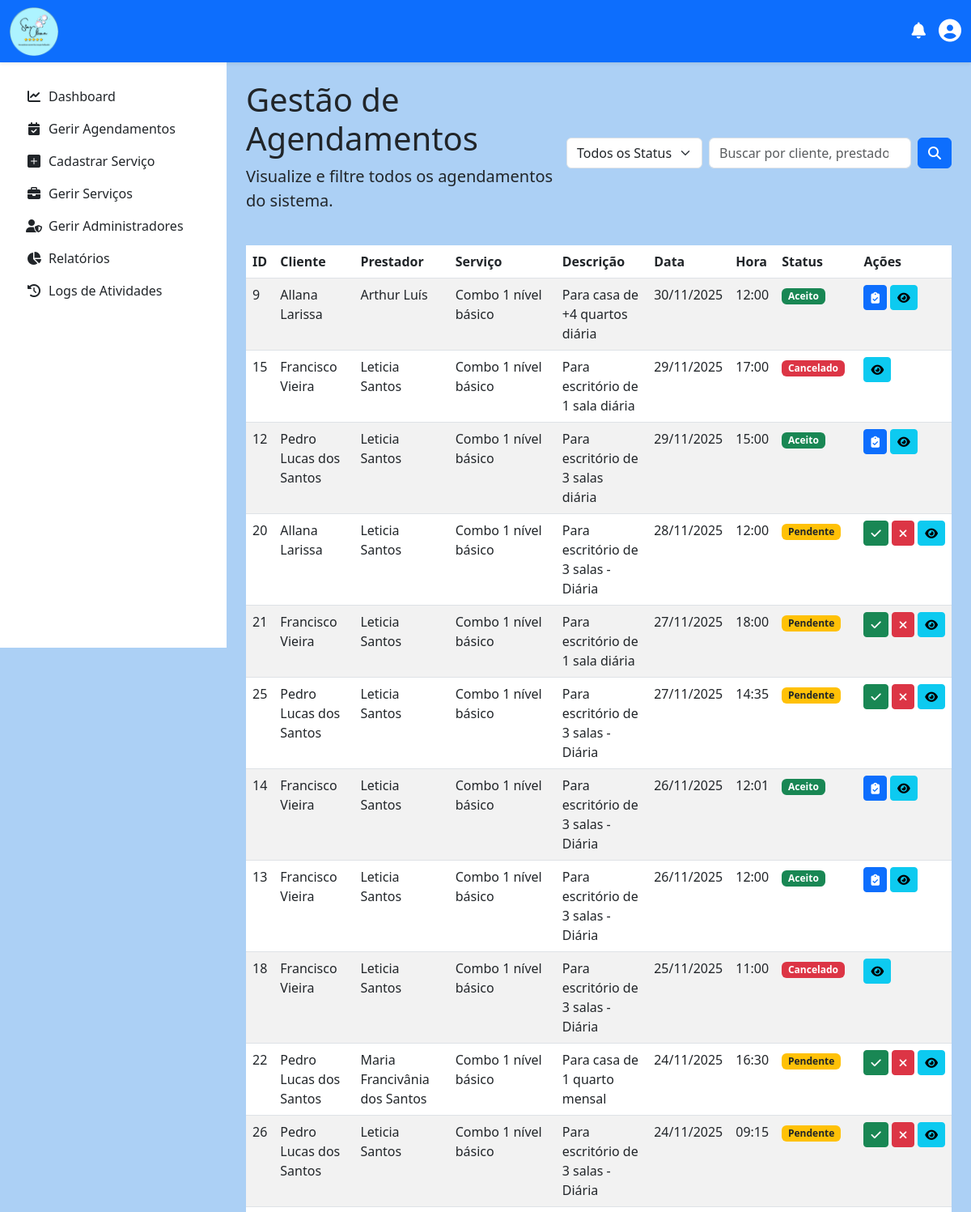
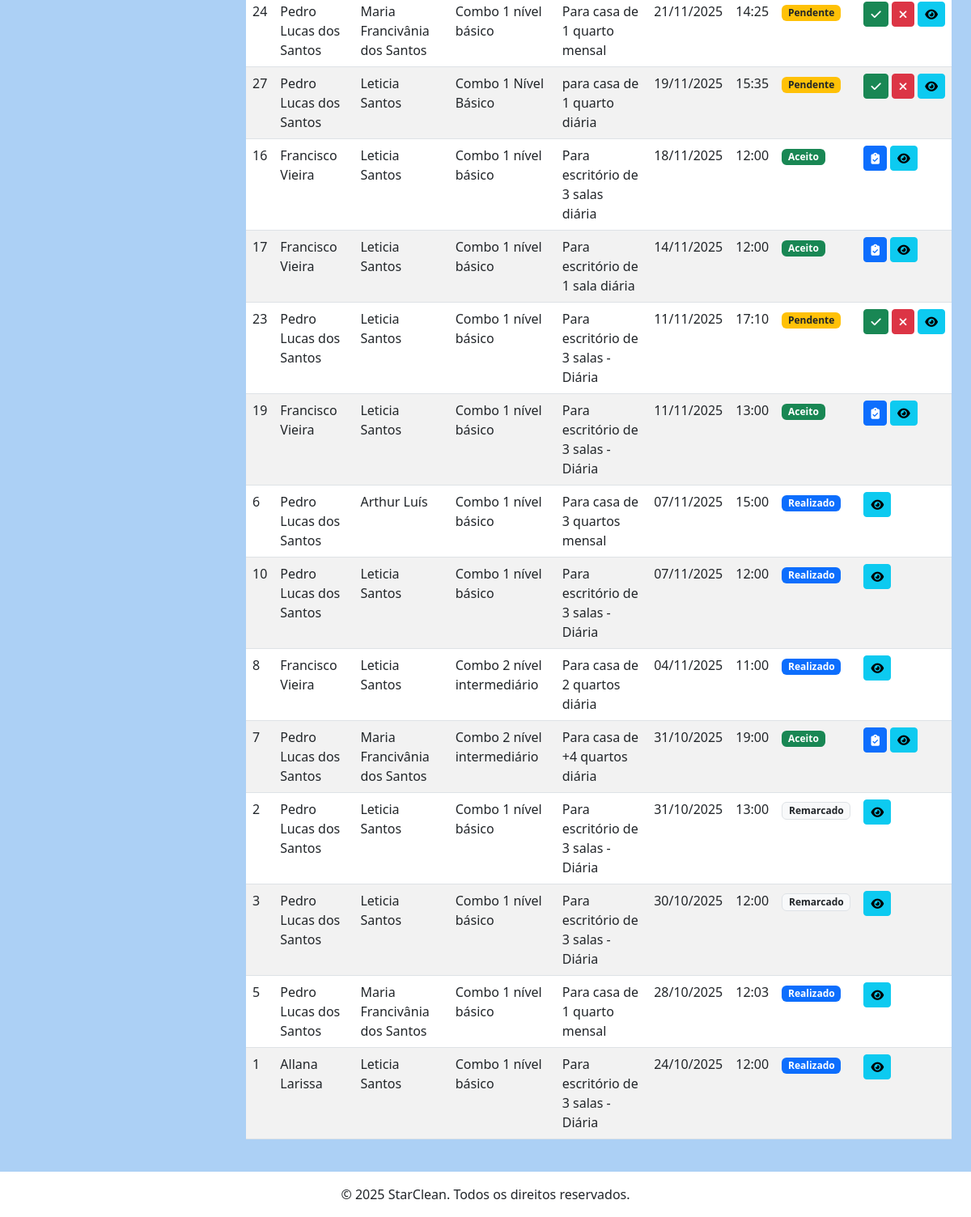
Page /admin/gerir_agendamentos.php (signed in) on the committed database (2 pictures, top to bottom).
### tables this page shows
CREATE TABLE `agendamento` (
  `id` int(11) NOT NULL,
  `Cliente_id` int(11) NOT NULL,
  `Prestador_id` int(11) NOT NULL,
  `Servico_id` int(11) NOT NULL,
  `Endereco_id` int(11) NOT NULL,
  `data` date NOT NULL,
  `hora` time NOT NULL,
  `status` enum('pendente','aceito','realizado','cancelado','remarcado') NOT NULL DEFAULT 'pendente',
  `observacoes` text DEFAULT NULL,
  `tem_pets` tinyint(1) NOT NULL DEFAULT 0,
  `tem_crianca` tinyint(1) NOT NULL DEFAULT 0,
  `possui_aspirador` tinyint(1) NOT NULL DEFAULT 0,
  `notificacao_prestador_lida` tinyint(1) NOT NULL DEFAULT 0,
  `notificacao_cliente_lida` tinyint(1) NOT NULL DEFAULT 0,
  `notificacao_admin_lida` tinyint(1) NOT NULL DEFAULT 0
);

CREATE TABLE `cliente` (
  `id` int(11) NOT NULL,
  `nome` varchar(45) NOT NULL,
  `sobrenome` varchar(45) NOT NULL,
  `email` varchar(150) NOT NULL,
  `data_nascimento` date NOT NULL,
  `telefone` varchar(20) NOT NULL,
  `cpf` varchar(14) NOT NULL,
  `password` varchar(255) NOT NULL,
  `receber_notificacoes_email` tinyint(1) NOT NULL DEFAULT 1,
  `criado_em` timestamp NOT NULL DEFAULT current_timestamp(),
  `atualizado_em` timestamp NOT NULL DEFAULT current_timestamp() ON UPDATE current_timestamp()
);

CREATE TABLE `prestador` (
  `id` int(11) NOT NULL,
  `nome` varchar(100) NOT NULL,
  `sobrenome` varchar(100) NOT NULL,
  `cpf` varchar(18) NOT NULL,
  `email` varchar(150) NOT NULL,
  `telefone` varchar(20) NOT NULL,
  `especialidade` varchar(100) NOT NULL,
  `password` varchar(255) NOT NULL,
  `receber_notificacoes_email` tinyint(1) NOT NULL DEFAULT 1,
  `descricao` text NOT NULL,
  `criado_em` timestamp NOT NULL DEFAULT current_timestamp(),
  `atualizado_em` timestamp NOT NULL DEFAULT current_timestamp() ON UPDATE current_timestamp(),
  `Administrador_id` int(11) NOT NULL
);

CREATE TABLE `servico` (
  `id` int(11) NOT NULL,
  `titulo` varchar(100) NOT NULL,
  `descricao` text NOT NULL,
  `preco` double NOT NULL,
  `duracao_estimada` time DEFAULT NULL,
  `prestador_id` int(11) NOT NULL,
  `oculto` tinyint(1) NOT NULL DEFAULT 0 COMMENT '0 = visível, 1 = oculto'
);

### admin/gerir_agendamentos.php (the view, shortened to what this page needs)
<?php
$agendamentos = [];
$termo_busca = $_GET['q'] ?? '';
try {
    $pdo = obterConexaoPDO();
    $params = [];
    $sql = "SELECT a.id, c.nome AS nome_cliente, p.nome AS nome_prestador,
          s.titulo AS titulo_servico, a.data, a.hora, a.status, s.descricao AS descricao_servico
         FROM Agendamento a
         JOIN Cliente c ON a.Cliente_id = c.id
         JOIN Prestador p ON a.Prestador_id = p.id
         JOIN Servico s ON a.Servico_id = s.id";
    $sql .= " ORDER BY a.data DESC, a.hora DESC";
    $stmt = $pdo->prepare($sql);
    $stmt->execute($params);
    $agendamentos = $stmt->fetchAll(PDO::FETCH_ASSOC);
} catch (PDOException $e) {
    error_log("Erro ao buscar agendamentos: " . $e->getMessage());
    $mensagem_erro = '<div class="alert alert-danger">Não foi possível carregar os agendamentos. Tente novamente mais tarde.</div>';
}
include '../includes/header.php';
include '../includes/navbar_logged_in.php';
?>
        <?php include '../includes/menu.php'; ?>
<main class="d-flex">
    <?php include '../includes/sidebar.php'; ?>
    <div class="container-fluid p-4 flex-grow-1">
        <div class="d-flex justify-content-between align-items-center mb-4">
            <div>
                <h1>Gestão de Agendamentos</h1>
                <p class="lead">Visualize e filtre todos os agendamentos do sistema.</p>
            </div>
            <form method="GET" action="gerir_agendamentos.php" class="d-flex align-items-center gap-2">
                <div class="flex-shrink-0">
                    <select name="status" class="form-select" style="width: auto;">
                        <option value="">Todos os Status</option>
                    </select>
                </div>
                <input class="form-control" type="search" name="q" placeholder="Buscar por cliente, prestador..." value="<?= htmlspecialchars($termo_busca) ?>" style="width: 250px;">
                <button class="btn btn-primary" type="submit"><i class="fas fa-search"></i></button>
            </form>
        </div>
        <div class="table-responsive mt-4">
            <table class="table table-striped table-hover">
                <thead class="thead-dark">
                    <tr>
                        <th>ID</th>
                        <th>Cliente</th>
                        <th>Prestador</th>
                        <th>Serviço</th>
                        <th>Descrição</th>
                        <th>Data</th>
                        <th>Hora</th>
                        <th>Status</th>
                        <th>Ações</th>
                    </tr>
                </thead>
                <tbody>
                    <?php if (empty($agendamentos)): ?>
                        <tr>
                            <td colspan="8" class="text-center">Nenhum agendamento encontrado.</td>
                        </tr>
                    <?php else: ?>
                        <?php foreach ($agendamentos as $agendamento): ?>
                            <tr>
                                <td><?= htmlspecialchars($agendamento['id']) ?></td>
                                <td><?= htmlspecialchars($agendamento['nome_cliente']) ?></td>
                                <td><?= htmlspecialchars($agendamento['nome_prestador']) ?></td>
                                <td><?= htmlspecialchars($agendamento['titulo_servico']) ?></td>
                                <td><?= htmlspecialchars($agendamento['descricao_servico']) ?></td>
                                <td><?= date('d/m/Y', strtotime($agendamento['data'])) ?></td>
                                <td><?= htmlspecialchars(substr($agendamento['hora'], 0, 5)) ?></td>
                                <td>
                                    <?php
                                        $badge_class = 'bg-secondary';
                                        switch ($agendamento['status']) {
                                            case 'pendente':  $badge_class = 'bg-warning text-dark'; break;
                                            case 'aceito':    $badge_class = 'bg-success'; break;
                                            case 'realizado': $badge_class = 'bg-primary'; break;
                                            case 'cancelado': $badge_class = 'bg-danger'; break;
                                            case 'remarcado': $badge_class = 'bg-light text-dark border'; break;
                                        }
                                    ?>
                                    <span class="badge <?= $badge_class ?>"><?= htmlspecialchars(ucfirst($agendamento['status'])) ?></span>
                                </td>
                                <td>
                                    <div class="d-flex gap-1">
                                        <?php if ($agendamento['status'] === 'pendente'): ?>
                                            <a href="aceitar_agendamento.php?id=<?= $agendamento['id'] ?>" class="btn btn-success btn-sm" data-bs-toggle="tooltip" title="Aceitar em nome do prestador" onclick="return confirm('Tem certeza que deseja aceitar este agendamento?');">
                                                <i class="fas fa-check"></i>
                                            </a>
                                            <a href="processar_agendamento_admin.php?id=<?= $agendamento['id'] ?>&acao=cancelado" class="btn btn-danger btn-sm" data-bs-toggle="tooltip" title="Cancelar Agendamento" onclick="return confirm('Tem certeza que deseja cancelar este agendamento?');">
                                                <i class="fas fa-times"></i>
                                            </a>
                                        <?php elseif ($agendamento['status'] === 'aceito'): ?>
                                            <a href="processar_agendamento_admin.php?id=<?= $agendamento['id'] ?>&acao=realizado" class="btn btn-primary btn-sm" data-bs-toggle="tooltip" title="Marcar como Concluído">
                                                <i class="fas fa-clipboard-check"></i>
                                            </a>
                                        <?php endif; ?>
                                        <a href="visualizar_agendamento.php?id=<?= $agendamento['id'] ?>" class="btn btn-info btn-sm" data-bs-toggle="tooltip" title="Visualizar Detalhes"><i class="fas fa-eye"></i></a>
                                    </div>
                                </td>
                            </tr>
                        <?php endforeach; ?>
                    <?php endif; ?>
                </tbody>
            </table>
        </div>
    </div>
</main>
<?php
include '../includes/footer.php';
?>

### includes/star_clean.css (style rules this page uses)
body { padding-top: 75px; }
@media (min-width: 768px) { main.d-flex > .flex-grow-1 { margin-left: 280px; } }
main.d-flex { flex-grow: 1; }

### rows in the picture
agendamento: id "9", Cliente.nome "Allana Larissa", Prestador.nome "Arthur Luís", Servico.titulo "Combo 1 nível básico", Servico.descricao "Para casa de +4 quartos diária", data "30/11/2025", hora "12:00", status "Aceito"
agendamento: id "15", Cliente.nome "Francisco Vieira", Prestador.nome "Leticia Santos", Servico.titulo "Combo 1 nível básico", Servico.descricao "Para escritório de 1 sala diária", data "29/11/2025", hora "17:00", status "Cancelado"
agendamento: id "12", Cliente.nome "Pedro Lucas dos Santos", Prestador.nome "Leticia Santos", Servico.titulo "Combo 1 nível básico", Servico.descricao "Para escritório de 3 salas diária", data "29/11/2025", hora "15:00", status "Aceito"
agendamento: id "20", Cliente.nome "Allana Larissa", Prestador.nome "Leticia Santos", Servico.titulo "Combo 1 nível básico", Servico.descricao "Para escritório de 3 salas - Diária", data "28/11/2025", hora "12:00", status "Pendente"
agendamento: id "21", Cliente.nome "Francisco Vieira", Prestador.nome "Leticia Santos", Servico.titulo "Combo 1 nível básico", Servico.descricao "Para escritório de 1 sala diária", data "27/11/2025", hora "18:00", status "Pendente"
agendamento: id "25", Cliente.nome "Pedro Lucas dos Santos", Prestador.nome "Leticia Santos", Servico.titulo "Combo 1 nível básico", Servico.descricao "Para escritório de 3 salas - Diária", data "27/11/2025", hora "14:35", status "Pendente"
agendamento: id "14", Cliente.nome "Francisco Vieira", Prestador.nome "Leticia Santos", Servico.titulo "Combo 1 nível básico", Servico.descricao "Para escritório de 3 salas - Diária", data "26/11/2025", hora "12:01", status "Aceito"
agendamento: id "13", Cliente.nome "Francisco Vieira", Prestador.nome "Leticia Santos", Servico.titulo "Combo 1 nível básico", Servico.descricao "Para escritório de 3 salas - Diária", data "26/11/2025", hora "12:00", status "Aceito"
agendamento: id "18", Cliente.nome "Francisco Vieira", Prestador.nome "Leticia Santos", Servico.titulo "Combo 1 nível básico", Servico.descricao "Para escritório de 3 salas - Diária", data "25/11/2025", hora "11:00", status "Cancelado"
agendamento: id "22", Cliente.nome "Pedro Lucas dos Santos", Prestador.nome "Maria Francivânia dos Santos", Servico.titulo "Combo 1 nível básico", Servico.descricao "Para casa de 1 quarto mensal", data "24/11/2025", hora "16:30", status "Pendente"
agendamento: id "26", Cliente.nome "Pedro Lucas dos Santos", Prestador.nome "Leticia Santos", Servico.titulo "Combo 1 nível básico", Servico.descricao "Para escritório de 3 salas - Diária", data "24/11/2025", hora "09:15", status "Pendente"
agendamento: id "24", Cliente.nome "Pedro Lucas dos Santos", Prestador.nome "Maria Francivânia dos Santos", Servico.titulo "Combo 1 nível básico", Servico.descricao "Para casa de 1 quarto mensal", data "21/11/2025", hora "14:25", status "Pendente"
agendamento: id "27", Cliente.nome "Pedro Lucas dos Santos", Prestador.nome "Leticia Santos", Servico.titulo "Combo 1 Nível Básico", Servico.descricao "para casa de 1 quarto diária", data "19/11/2025", hora "15:35", status "Pendente"
agendamento: id "16", Cliente.nome "Francisco Vieira", Prestador.nome "Leticia Santos", Servico.titulo "Combo 1 nível básico", Servico.descricao "Para escritório de 3 salas diária", data "18/11/2025", hora "12:00", status "Aceito"
agendamento: id "17", Cliente.nome "Francisco Vieira", Prestador.nome "Leticia Santos", Servico.titulo "Combo 1 nível básico", Servico.descricao "Para escritório de 1 sala diária", data "14/11/2025", hora "12:00", status "Aceito"
agendamento: id "23", Cliente.nome "Pedro Lucas dos Santos", Prestador.nome "Leticia Santos", Servico.titulo "Combo 1 nível básico", Servico.descricao "Para escritório de 3 salas - Diária", data "11/11/2025", hora "17:10", status "Pendente"
agendamento: id "19", Cliente.nome "Francisco Vieira", Prestador.nome "Leticia Santos", Servico.titulo "Combo 1 nível básico", Servico.descricao "Para escritório de 3 salas - Diária", data "11/11/2025", hora "13:00", status "Aceito"
agendamento: id "6", Cliente.nome "Pedro Lucas dos Santos", Prestador.nome "Arthur Luís", Servico.titulo "Combo 1 nível básico", Servico.descricao "Para casa de 3 quartos mensal", data "07/11/2025", hora "15:00", status "Realizado"
agendamento: id "10", Cliente.nome "Pedro Lucas dos Santos", Prestador.nome "Leticia Santos", Servico.titulo "Combo 1 nível básico", Servico.descricao "Para escritório de 3 salas - Diária", data "07/11/2025", hora "12:00", status "Realizado"
agendamento: id "8", Cliente.nome "Francisco Vieira", Prestador.nome "Leticia Santos", Servico.titulo "Combo 2 nível intermediário", Servico.descricao "Para casa de 2 quartos diária", data "04/11/2025", hora "11:00", status "Realizado"
agendamento: id "7", Cliente.nome "Pedro Lucas dos Santos", Prestador.nome "Maria Francivânia dos Santos", Servico.titulo "Combo 2 nível intermediário", Servico.descricao "Para casa de +4 quartos diária", data "31/10/2025", hora "19:00", status "Aceito"
agendamento: id "2", Cliente.nome "Pedro Lucas dos Santos", Prestador.nome "Leticia Santos", Servico.titulo "Combo 1 nível básico", Servico.descricao "Para escritório de 3 salas - Diária", data "31/10/2025", hora "13:00", status "Remarcado"
agendamento: id "3", Cliente.nome "Pedro Lucas dos Santos", Prestador.nome "Leticia Santos", Servico.titulo "Combo 1 nível básico", Servico.descricao "Para escritório de 3 salas - Diária", data "30/10/2025", hora "12:00", status "Remarcado"
agendamento: id "5", Cliente.nome "Pedro Lucas dos Santos", Prestador.nome "Maria Francivânia dos Santos", Servico.titulo "Combo 1 nível básico", Servico.descricao "Para casa de 1 quarto mensal", data "28/10/2025", hora "12:03", status "Realizado"
agendamento: id "1", Cliente.nome "Allana Larissa", Prestador.nome "Leticia Santos", Servico.titulo "Combo 1 nível básico", Servico.descricao "Para escritório de 3 salas - Diária", data "24/10/2025", hora "12:00", status "Realizado"
